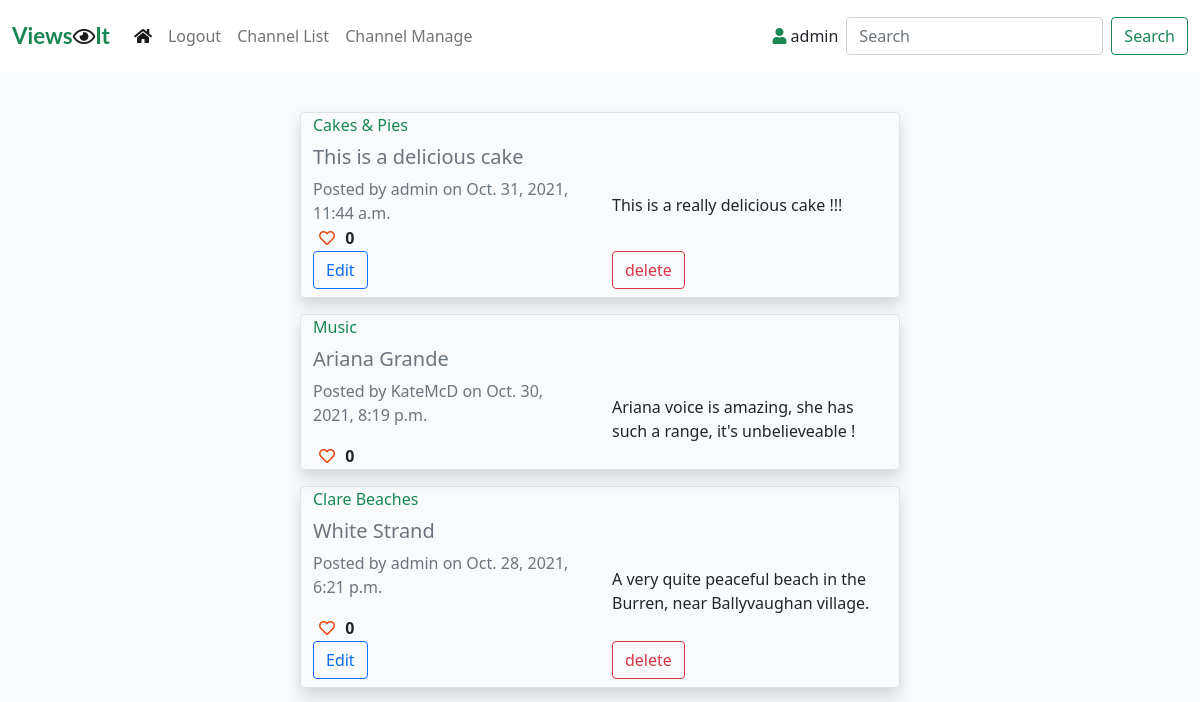
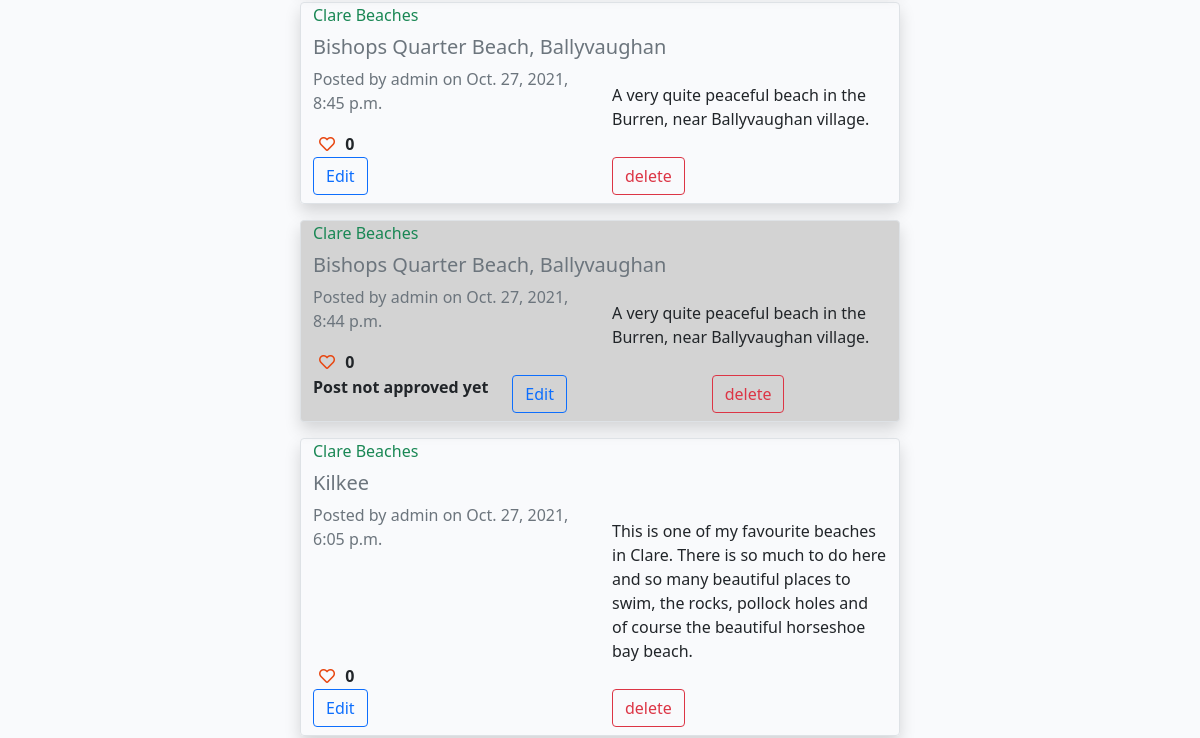
Page / (signed in, upper part) on the earlier database version (2 pictures, top to bottom).
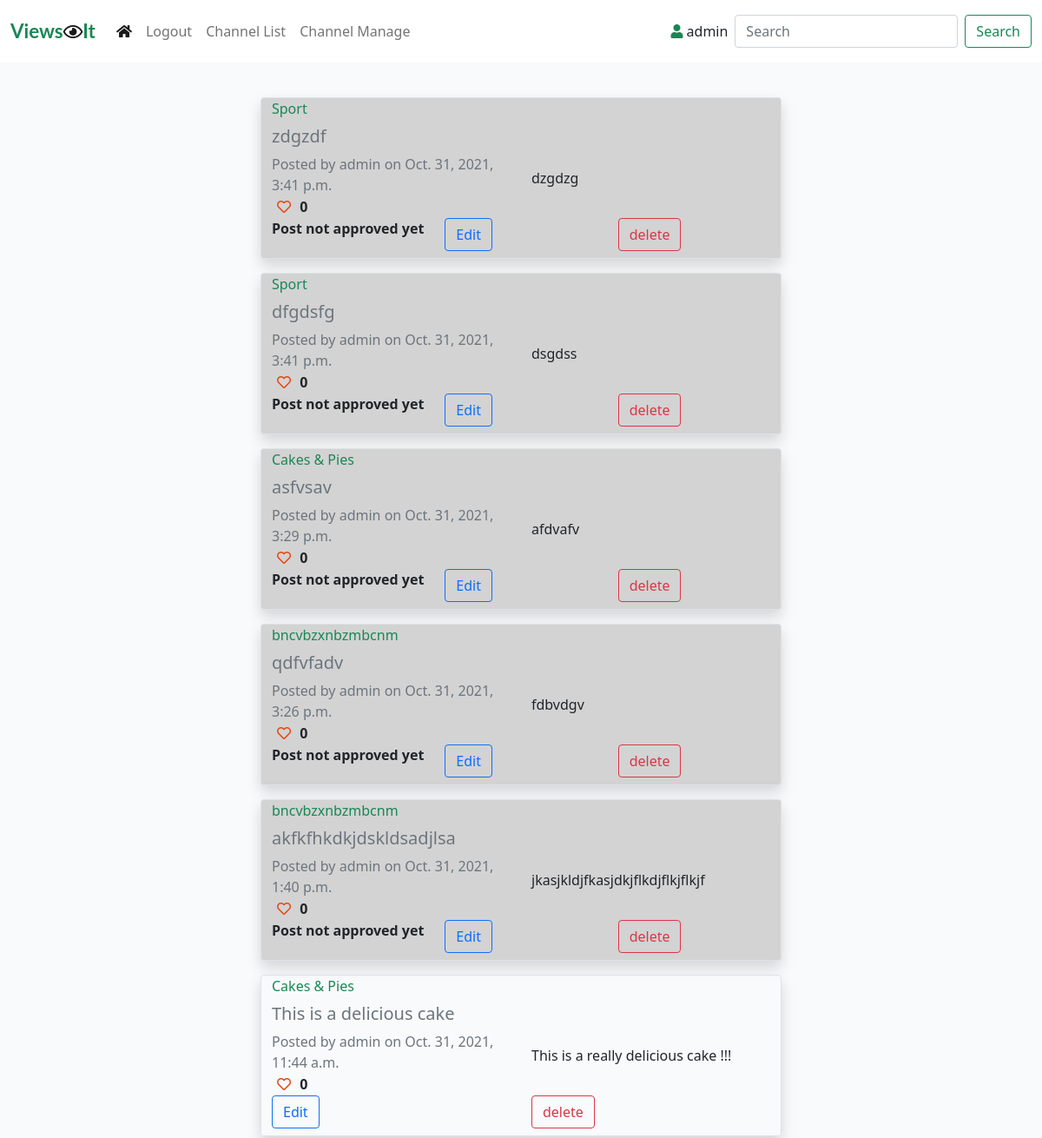
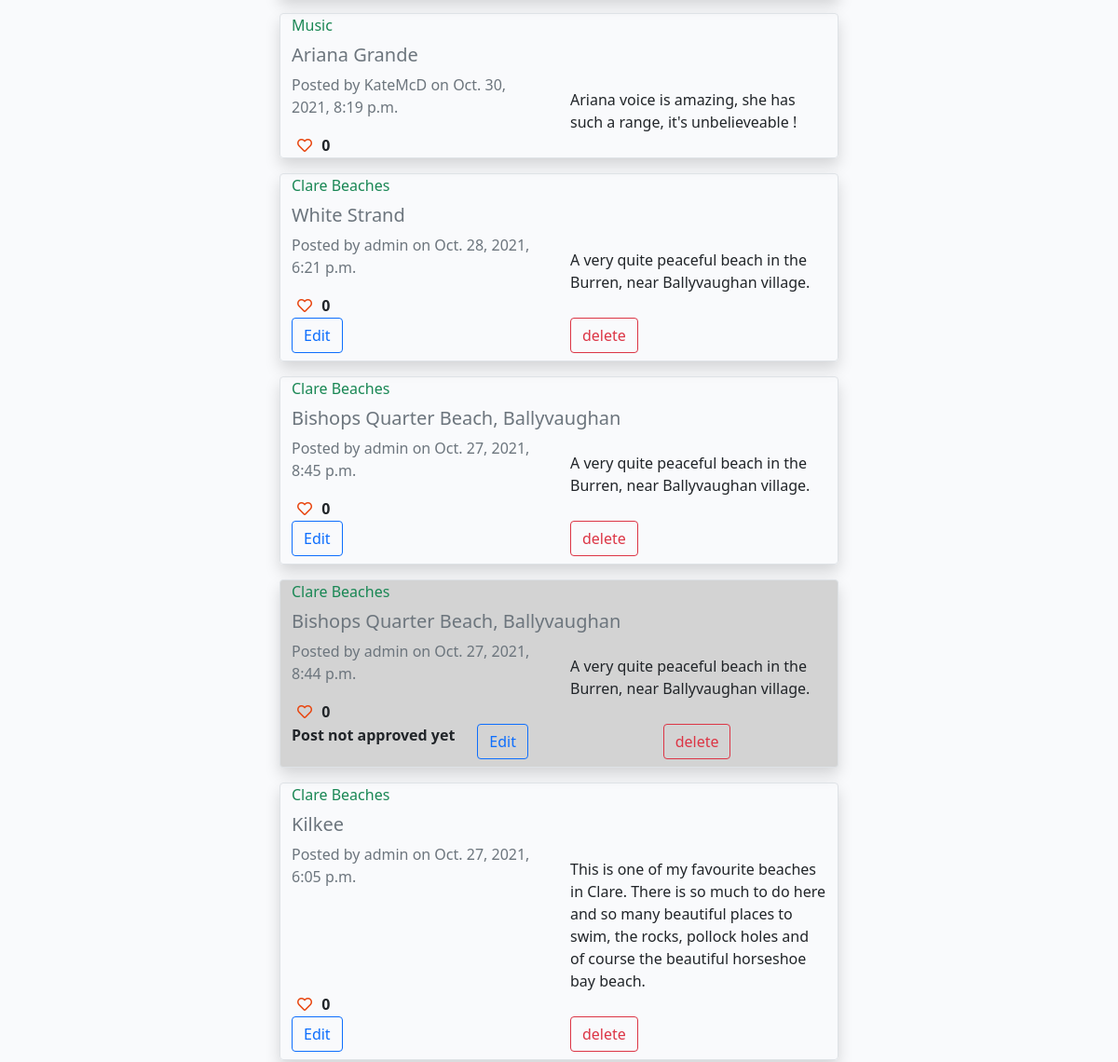
Same page on the later database version (2 pictures, top to bottom).
### viewsit_app/models.py (models this page shows, shortened)
class ChannelPosts(models.Model):
    title = models.CharField(max_length=200)
    slug_url = models.SlugField(max_length=250, unique=True)
    channel = models.ForeignKey(Channel, on_delete=models.CASCADE,
                                related_name='channelposts')
    channel_post = models.CharField(max_length=200, blank=True)
    post_image = CloudinaryField('image', blank=True)
    post_url = models.URLField(max_length=250, blank=True)
    author = models.ForeignKey(User, on_delete=models.CASCADE,
                               related_name="authorposts")
    created_on = models.DateTimeField(auto_now_add=True)
    updated_on = models.DateTimeField(auto_now=True)
    status = models.IntegerField(choices=STATUS, default=0)
    likes = models.ManyToManyField(User, related_name='post_likes', blank=True)
    class Meta:
        ordering = ['-updated_on']
    def number_of_likes(self):
        return self.likes.count()

class Channel(models.Model):
    topic = models.CharField(max_length=50)
    topic_url = models.SlugField(max_length=50, unique=True)
    description = models.CharField(max_length=200)
    author = models.ForeignKey(User, on_delete=models.CASCADE,
                               related_name="channels")
    created_on = models.DateTimeField(auto_now_add=True)
    updated_on = models.DateTimeField(auto_now=True)
    status = models.IntegerField(choices=STATUS, default=0)
    class Meta:
        ordering = ['-created_on']
    def __str__(self):
        return self.topic

### viewsit_app/views.py (the view)
# urls.py: path('', views.ChannelViewAll.as_view(), name=''),
class ChannelViewAll(View):
    def get(self, request, *args, **kwargs):
        messages = ()
        message_string = request.GET.get('messages', '')
        if message_string:
            messages = messages + (message_string, )
        if request.user.is_authenticated:
            queryset = ChannelPosts.objects.filter(
                Q(status__exact=1) | Q(author__exact=request.user),
                Q(channel__status__exact=1),
                ).order_by("-updated_on")
        else:
            queryset = ChannelPosts.objects.filter(
                Q(status__exact=1),
                Q(channel__status__exact=1),
                ).order_by("-updated_on")
        return render(
            request,
            "channel_view.html",
            {
                "post_list": queryset,
                "messages": messages,
                "current_user": request.user
            },
        )

### templates/channel_view.html (shortened to what this page needs)
{% extends "base.html" %}
{% block content %}
<div class="container-fluid">
    <div class="row">
        <div class="col-sm-6 mt-3 offset-md-3">
            {% for post in post_list %}
            {% if post.status == 0 %}
                <div class="row border rounded shadow mt-3 unapproved-bg">
            {% else %}
                <div class="row border rounded shadow mt-3">
            {% endif %}
                    {% if not channel_topic_url %}
                        <div class="col"><p class="card-text text-success">{{ post.channel }}</p></div>
                    {% endif %}
                    <div class="row mt-2"><h5 class="card-title text-muted">{{ post.title }}</h5></div>
                    <div class="col card-text text-secondary">Posted by {{ post.author }} on {{ post.updated_on }}</div>
                    {% if post.channel_post %}
                        <div class="col card-text mt-3">{{ post.channel_post }}</div>
                    {% endif %}
                    <strong>
                        {% if user.is_authenticated %}
                            {% if channel_topic_url %}
                            <form class="d-inline" action="{% url 'channel_post_like' channel_slug=channel_topic_url post_slug=post.slug_url %}" method="POST">
                            {% else %}
                            <form class="d-inline" action="{% url 'channel_post_like' post_slug=post.slug_url %}" method="POST">
                            {% endif %}
                            {% if not post.number_of_likes == 0 %}
                                <button type="submit" name="blog_post_id" value="{{post.slug_url}}" class="btn-like">
                                    <i class="fas fa-heart"></i>
                                </button>
                            {% else %}
                                <button type="submit" name="blog_post_id" value="{{post.slug_url}}" class="btn-like">
                                    <i class="far fa-heart"></i>
                                </button>
                            {% endif %}
                            </form>
                        {% else %}
                            <span class="text_secondary"><i class="far fa-heart"></i></span>
                        {% endif %}
                        <span class="text_secondary">{{ post.number_of_likes }}</span>
                    </strong>
                    {% if post.status == 0 %}
                        <div class="col"><p class="card-text"><b>Post not approved yet</b></p></div>
                    {% endif %}
                    {% if user.is_authenticated and current_user == post.author %}
                        <div class="col" >
                        {% if channel_topic_url %}
                            <form action="{% url 'channel_post_edit' channel_slug=channel_topic_url post_slug=post.slug_url %}" method="get">
                        {% else %}
                            <form action="{% url 'channel_post_edit' post_slug=post.slug_url %}" method="get">
                        {% endif %}
                            <button type="submit" class="btn btn-outline-primary" name="edit_post" value="edit_post" >Edit</button>
                            </form>
                        </div>
                        <div class="col mb-2">
                            <button type="button" class="btn btn-outline-danger" data-bs-toggle="modal" data-bs-target="#confirmModalDelete">delete</button>
                        </div>
                    {% endif %}
                </div>
            {% empty %}
                <div><h4>There are no posts to view.</h4></div>
            {% endfor %}
        </div>
    </div>
</div>
{%endblock%}

### templates/base.html (shortened to what this page needs)
{% load static %}
<!DOCTYPE html>
<html class="h-100">
<head>
    <link rel="stylesheet" href="https://cdnjs.cloudflare.com/ajax/libs/font-awesome/5.15.3/css/all.min.css">
    <link href="https://cdn.jsdelivr.net/npm/bootstrap@5.0.1/dist/css/bootstrap.min.css" rel="stylesheet"
>
    <link href="https://cdn.jsdelivr.net/npm/summernote@0.8.18/dist/summernote.min.css" rel="stylesheet">
    <link rel="stylesheet" href="{% static 'css/style.css' %}">
</head>
<body class="d-flex flex-column h-100 main-bg">
    <nav class="navbar navbar-expand-lg navbar-light fixed-top bg-white">
        <div class="container-fluid">
            <a class="navbar-brand" href="{% url 'home' %}"><span class="brand text-success">
                Views</span><i class="far fa-eye"></i><span class=" brand text-success">It</span></a>
            <div class="collapse navbar-collapse" id="navbarText">
                <ul class="navbar-nav me-auto mb-2 mb-lg-0">
                    <li class="nav-item">
                        <a class="nav-link active" aria-current="page" href="{% url 'channel_view_all' %}"><i class="fas fa-home"></i></a>
                    </li>
                    {% if user.is_authenticated %}
                    <li class="nav-item">
                        <a class="nav-link" href="{% url 'logout_user' %}">Logout</a>
                    </li>
                    {% endif %}
                    <li class="nav-item">
                        <a class="nav-link" href="{% url 'channel_list' %}">Channel List</a>
                    </li>
                    {% if user.is_authenticated and not "channel_manage" in request.path %}
                    <li class="nav-item">
                        <a class="nav-link" href="{% url 'channel_manage' %}">Channel Manage</a>
                    </li>
                    {% endif %}
                </ul>
                {% if user.is_authenticated %}
                    <p class="nav-item muted-text mt-3 me-2" id="navbarText"><i class="fas fa-user text-success"></i> {{ user }}</p>
                {% endif %}
                {% if not search_place_holder and not channel_topic_url%}
                    <span class="navbar-nav ml-auto mr-auto">
                        <form class="d-flex" action="{% url 'channel_view_search' %}" method="get">
                            <input class="form-control me-2" type="search" placeholder="Search" aria-label="Search" name="search_string">
                            <button class="btn btn-outline-success" type="submit">Search</button>
                        </form>
                    </span>
                {% endif %}
            </div>
        </div>
    </nav>
    <main class="flex-shrink-0 main-bg">
        {% block content %}
        {% endblock content %}
    </main>
</body>
</html>

### static/css/style.css (style rules this page uses)
body { padding-top: 80px; }
.unapproved-bg { background-color: rgb(211, 211, 211); }
.brand { font-family: Lato, sans-serif; font-size: 1.4rem; font-weight: 700; color: #4A4A4F; }
.main-bg { background-color: #F9FAFC; }
.btn-like { color: #E84610; border: none; background: transparent; }

Differences in the rows shown:
added ChannelPosts: channel "Sport", title "zdgzdf", author "admin", updated_on "Oct. 31, 2021, 3:41 p.m.", channel_post "dzgdzg", number_of_likes "0", status "Post not approved yet", shows "Edit"
added ChannelPosts: channel "Sport", title "dfgdsfg", author "admin", updated_on "Oct. 31, 2021, 3:41 p.m.", channel_post "dsgdss", number_of_likes "0", status "Post not approved yet", shows "Edit"
added ChannelPosts: channel "Cakes & Pies", title "asfvsav", author "admin", updated_on "Oct. 31, 2021, 3:29 p.m.", channel_post "afdvafv", number_of_likes "0", status "Post not approved yet", shows "Edit"
added ChannelPosts: channel "bncvbzxnbzmbcnm", title "qdfvfadv", author "admin", updated_on "Oct. 31, 2021, 3:26 p.m.", channel_post "fdbvdgv", number_of_likes "0", status "Post not approved yet", shows "Edit"
added ChannelPosts: channel "bncvbzxnbzmbcnm", title "akfkfhkdkjdskldsadjlsa", author "admin", updated_on "Oct. 31, 2021, 1:40 p.m.", channel_post "jkasjkldjfkasjdkjflkdjflkjflkjf", number_of_likes "0", status "Post not approved yet", shows "Edit"
